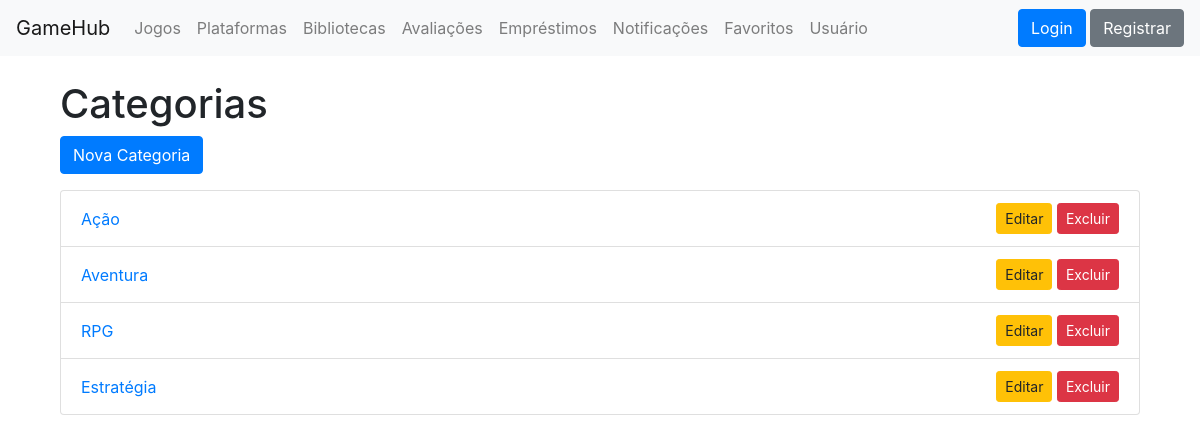
Page /categorias/ on the committed database.
### core/models.py (models this page shows, shortened)
class Categoria(models.Model):
    nome = models.CharField(max_length=50)

### core/views.py (the view)
# urls.py: path('categorias/', views.categoria_list, name='categoria_list'),
def categoria_list(request):
    categorias = Categoria.objects.all()
    return render(request, 'categorias/categoria_list.html', {'categorias': categorias})

### core/templates/categorias/categoria_list.html (shortened to what this page needs)
{% extends 'base.html' %}
{% block content %}
<div class="container mt-4">
    <h1>Categorias</h1>
    <a href="{% url 'categoria_create' %}" class="btn btn-primary mb-3">Nova Categoria</a>
    <ul class="list-group">
        {% for categoria in categorias %}
            <li class="list-group-item d-flex justify-content-between align-items-center">
                <a href="{% url 'categoria_detail' categoria.pk %}">{{ categoria.nome }}</a>
                <div>
                    <a href="{% url 'categoria_update' categoria.pk %}" class="btn btn-warning btn-sm">Editar</a>
                    <a href="{% url 'categoria_delete' categoria.pk %}" class="btn btn-danger btn-sm">Excluir</a>
                </div>
            </li>
        {% empty %}
            <li class="list-group-item">Nenhuma categoria cadastrada.</li>
        {% endfor %}
    </ul>
</div>
{% endblock %}

### rows in the picture
Categoria: nome "Ação"
Categoria: nome "Aventura"
Categoria: nome "RPG"
Categoria: nome "Estratégia"
